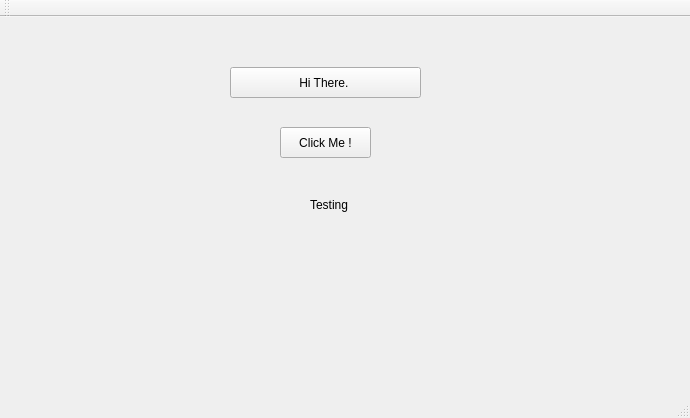
<?xml version="1.0" encoding="UTF-8"?>
<ui version="4.0">
 <class>demoQTClass</class>
 <widget class="QMainWindow" name="demoQTClass">
  <property name="geometry">
   <rect>
    <x>0</x>
    <y>0</y>
    <width>690</width>
    <height>418</height>
   </rect>
  </property>
  <property name="windowTitle">
   <string>demoQT</string>
  </property>
  <widget class="QWidget" name="centralWidget">
   <widget class="QPushButton" name="btnClick">
    <property name="geometry">
     <rect>
      <x>280</x>
      <y>110</y>
      <width>91</width>
      <height>31</height>
     </rect>
    </property>
    <property name="text">
     <string>Click Me !</string>
    </property>
   </widget>
   <widget class="QPushButton" name="pushButton">
    <property name="geometry">
     <rect>
      <x>230</x>
      <y>50</y>
      <width>191</width>
      <height>31</height>
     </rect>
    </property>
    <property name="text">
     <string>Hi There. </string>
    </property>
   </widget>
   <widget class="QLabel" name="label">
    <property name="geometry">
     <rect>
      <x>310</x>
      <y>180</y>
      <width>49</width>
      <height>16</height>
     </rect>
    </property>
    <property name="text">
     <string>Testing</string>
    </property>
   </widget>
  </widget>
  <widget class="QMenuBar" name="menuBar">
   <property name="geometry">
    <rect>
     <x>0</x>
     <y>0</y>
     <width>690</width>
     <height>21</height>
    </rect>
   </property>
  </widget>
  <widget class="QToolBar" name="mainToolBar">
   <attribute name="toolBarArea">
    <enum>TopToolBarArea</enum>
   </attribute>
   <attribute name="toolBarBreak">
    <bool>false</bool>
   </attribute>
  </widget>
  <widget class="QStatusBar" name="statusBar"/>
 </widget>
 <layoutdefault spacing="6" margin="11"/>
 <resources>
  <include location="demoQT.qrc"/>
 </resources>
 <connections>
  <connection>
   <sender>btnClick</sender>
   <signal>clicked()</signal>
   <receiver>pushButton</receiver>
   <slot>show()</slot>
   <hints>
    <hint type="sourcelabel">
     <x>329</x>
     <y>155</y>
    </hint>
    <hint type="destinationlabel">
     <x>319</x>
     <y>101</y>
    </hint>
   </hints>
  </connection>
  <connection>
   <sender>pushButton</sender>
   <signal>clicked()</signal>
   <receiver>pushButton</receiver>
   <slot>hide()</slot>
   <hints>
    <hint type="sourcelabel">
     <x>414</x>
     <y>99</y>
    </hint>
    <hint type="destinationlabel">
     <x>419</x>
     <y>113</y>
    </hint>
   </hints>
  </connection>
  <connection>
   <sender>btnClick</sender>
   <signal>clicked()</signal>
   <receiver>label</receiver>
   <slot>show()</slot>
   <hints>
    <hint type="sourcelabel">
     <x>369</x>
     <y>164</y>
    </hint>
    <hint type="destinationlabel">
     <x>349</x>
     <y>228</y>
    </hint>
   </hints>
  </connection>
  <connection>
   <sender>label</sender>
   <signal>customContextMenuRequested(QPoint)</signal>
   <receiver>label</receiver>
   <slot>hide()</slot>
   <hints>
    <hint type="sourcelabel">
     <x>347</x>
     <y>230</y>
    </hint>
    <hint type="destinationlabel">
     <x>321</x>
     <y>232</y>
    </hint>
   </hints>
  </connection>
 </connections>
</ui>
